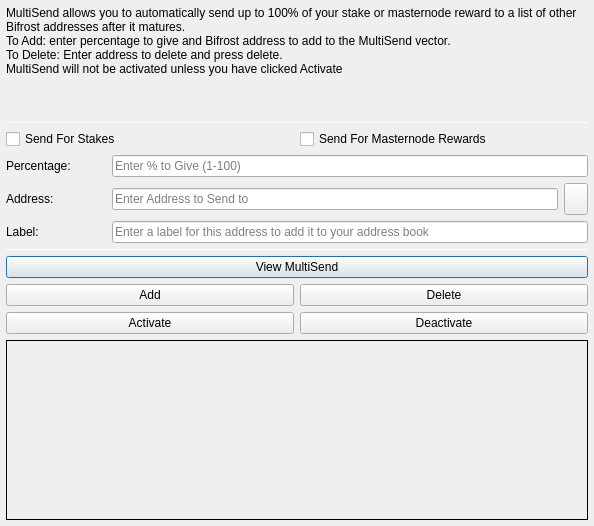
<?xml version="1.0" encoding="UTF-8"?>
<ui version="4.0">
 <class>MultiSendDialog</class>
 <widget class="QDialog" name="MultiSendDialog">
  <property name="windowModality">
   <enum>Qt::NonModal</enum>
  </property>
  <property name="geometry">
   <rect>
    <x>0</x>
    <y>0</y>
    <width>594</width>
    <height>526</height>
   </rect>
  </property>
  <property name="windowTitle">
   <string>MultiSend</string>
  </property>
  <layout class="QVBoxLayout" name="verticalLayout" stretch="0">
   <property name="leftMargin">
    <number>6</number>
   </property>
   <property name="topMargin">
    <number>6</number>
   </property>
   <property name="rightMargin">
    <number>6</number>
   </property>
   <property name="bottomMargin">
    <number>6</number>
   </property>
   <item>
    <layout class="QVBoxLayout" name="verticalLayout_Main" stretch="1,1,1,0,1,1,1">
     <item>
      <widget class="QLabel" name="label_2">
       <property name="lineWidth">
        <number>1</number>
       </property>
       <property name="text">
        <string>MultiSend allows you to automatically send up to 100% of your stake or masternode reward to a list of other Bifrost addresses after it matures.
To Add: enter percentage to give and Bifrost address to add to the MultiSend vector.
To Delete: Enter address to delete and press delete.
MultiSend will not be activated unless you have clicked Activate</string>
       </property>
       <property name="alignment">
        <set>Qt::AlignLeading|Qt::AlignLeft|Qt::AlignTop</set>
       </property>
       <property name="wordWrap">
        <bool>true</bool>
       </property>
      </widget>
     </item>
     <item>
      <widget class="Line" name="line">
       <property name="minimumSize">
        <size>
         <width>0</width>
         <height>1</height>
        </size>
       </property>
       <property name="maximumSize">
        <size>
         <width>16777215</width>
         <height>1</height>
        </size>
       </property>
       <property name="orientation">
        <enum>Qt::Horizontal</enum>
       </property>
      </widget>
     </item>
     <item>
      <layout class="QVBoxLayout" name="verticalLayout_Settings">
       <item>
        <layout class="QHBoxLayout" name="horizontalLayout">
         <item>
          <widget class="QCheckBox" name="multiSendStakeCheckBox">
           <property name="text">
            <string>Send For Stakes</string>
           </property>
          </widget>
         </item>
         <item>
          <widget class="QCheckBox" name="multiSendMasternodeCheckBox">
           <property name="text">
            <string>Send For Masternode Rewards</string>
           </property>
          </widget>
         </item>
        </layout>
       </item>
       <item>
        <layout class="QHBoxLayout" name="horizontalLayout_6">
         <item>
          <widget class="QLabel" name="label">
           <property name="minimumSize">
            <size>
             <width>100</width>
             <height>0</height>
            </size>
           </property>
           <property name="toolTip">
            <string>Percentage of stake to send</string>
           </property>
           <property name="text">
            <string>Percentage:</string>
           </property>
          </widget>
         </item>
         <item>
          <widget class="QLineEdit" name="multiSendPercentEdit">
           <property name="toolTip">
            <string>Enter whole numbers 1 - 100</string>
           </property>
           <property name="placeholderText">
            <string>Enter % to Give (1-100)</string>
           </property>
          </widget>
         </item>
        </layout>
       </item>
       <item>
        <layout class="QHBoxLayout" name="horizontalLayout_7">
         <item>
          <widget class="QLabel" name="label_5">
           <property name="minimumSize">
            <size>
             <width>100</width>
             <height>0</height>
            </size>
           </property>
           <property name="toolTip">
            <string>Address to send portion of stake to</string>
           </property>
           <property name="text">
            <string>Address:</string>
           </property>
          </widget>
         </item>
         <item>
          <widget class="QLineEdit" name="multiSendAddressEdit">
           <property name="toolTip">
            <string/>
           </property>
           <property name="placeholderText">
            <string>Enter Address to Send to</string>
           </property>
          </widget>
         </item>
         <item>
          <widget class="QToolButton" name="addressBookButton">
           <property name="maximumSize">
            <size>
             <width>16777215</width>
             <height>32</height>
            </size>
           </property>
           <property name="toolTip">
            <string>Choose an address from the address book</string>
           </property>
           <property name="text">
            <string/>
           </property>
           <property name="icon">
            <iconset resource="../bifrost.qrc">
             <normaloff>:/icons/address-book</normaloff>:/icons/address-book</iconset>
           </property>
           <property name="shortcut">
            <string>Alt+A</string>
           </property>
          </widget>
         </item>
        </layout>
       </item>
      </layout>
     </item>
     <item>
      <layout class="QHBoxLayout" name="horizontalLayout_3">
       <item>
        <widget class="QLabel" name="label_3">
         <property name="minimumSize">
          <size>
           <width>100</width>
           <height>0</height>
          </size>
         </property>
         <property name="text">
          <string>Label:</string>
         </property>
        </widget>
       </item>
       <item>
        <widget class="QLineEdit" name="labelAddressLabelEdit">
         <property name="placeholderText">
          <string>Enter a label for this address to add it to your address book</string>
         </property>
        </widget>
       </item>
      </layout>
     </item>
     <item>
      <widget class="Line" name="line_2">
       <property name="minimumSize">
        <size>
         <width>0</width>
         <height>1</height>
        </size>
       </property>
       <property name="maximumSize">
        <size>
         <width>16777215</width>
         <height>1</height>
        </size>
       </property>
       <property name="orientation">
        <enum>Qt::Horizontal</enum>
       </property>
      </widget>
     </item>
     <item>
      <layout class="QVBoxLayout" name="verticalLayout_Buttons">
       <item>
        <layout class="QHBoxLayout" name="horizontalLayout_4">
         <item>
          <widget class="QPushButton" name="viewButton">
           <property name="toolTip">
            <string/>
           </property>
           <property name="statusTip">
            <string>View MultiSend Vector</string>
           </property>
           <property name="text">
            <string>View MultiSend</string>
           </property>
          </widget>
         </item>
        </layout>
       </item>
       <item>
        <layout class="QHBoxLayout" name="horizontalLayout_2">
         <item>
          <widget class="QPushButton" name="addButton">
           <property name="toolTip">
            <string/>
           </property>
           <property name="statusTip">
            <string>Add to MultiSend Vector</string>
           </property>
           <property name="text">
            <string>Add</string>
           </property>
          </widget>
         </item>
         <item>
          <widget class="QPushButton" name="deleteButton">
           <property name="toolTip">
            <string/>
           </property>
           <property name="statusTip">
            <string>Delete Address From MultiSend Vector</string>
           </property>
           <property name="text">
            <string>Delete</string>
           </property>
          </widget>
         </item>
        </layout>
       </item>
       <item>
        <layout class="QHBoxLayout" name="horizontalLayout_5">
         <item>
          <widget class="QPushButton" name="activateButton">
           <property name="statusTip">
            <string>Activate MultiSend</string>
           </property>
           <property name="text">
            <string>Activate</string>
           </property>
          </widget>
         </item>
         <item>
          <widget class="QPushButton" name="disableButton">
           <property name="statusTip">
            <string>Deactivate MultiSend</string>
           </property>
           <property name="text">
            <string>Deactivate</string>
           </property>
          </widget>
         </item>
        </layout>
       </item>
      </layout>
     </item>
     <item>
      <widget class="QLabel" name="message">
       <property name="minimumSize">
        <size>
         <width>0</width>
         <height>180</height>
        </size>
       </property>
       <property name="frameShape">
        <enum>QFrame::Panel</enum>
       </property>
       <property name="frameShadow">
        <enum>QFrame::Plain</enum>
       </property>
       <property name="lineWidth">
        <number>1</number>
       </property>
       <property name="midLineWidth">
        <number>1</number>
       </property>
       <property name="text">
        <string/>
       </property>
       <property name="alignment">
        <set>Qt::AlignLeading|Qt::AlignLeft|Qt::AlignTop</set>
       </property>
       <property name="wordWrap">
        <bool>true</bool>
       </property>
      </widget>
     </item>
    </layout>
   </item>
  </layout>
 </widget>
 <resources>
  <include location="../bifrost.qrc"/>
 </resources>
 <connections/>
</ui>
